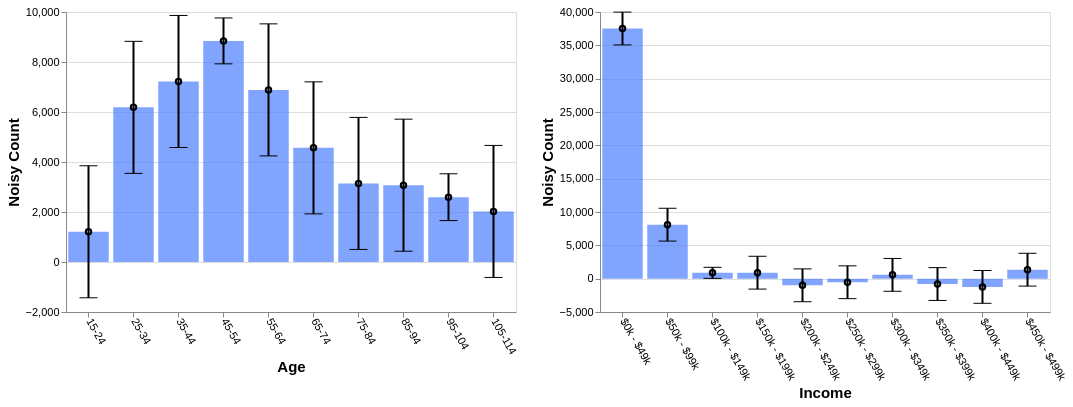

The specification (Vega-Lite) saved for this image:
### Vega-Lite specification from a JSON file in a GitHub repository (floating-point values rounded to 4 significant figures)
{"config": {"view": {"continuousWidth": 400, "continuousHeight": 300}, "axis": {"labelFontSize": 11, "titleFontSize": 15}, "axisBottom": {"labelAngle": 60}}, "hconcat": [{"layer": [{"mark": "bar", "encoding": {"color": {"value": "transparent"}, "tooltip": [{"aggregate": "sum", "field": "noisy_count", "title": "noisy count", "type": "quantitative"}, {"aggregate": "sum", "field": "error", "title": "error", "type": "quantitative"}], "x": {"field": "age", "sort": null, "title": "Age", "type": "ordinal"}}, "height": 300, "selection": {"selector531": {"type": "interval", "encodings": ["x"]}}, "transform": [{"filter": {"selection": "selector532"}}], "width": 450}, {"mark": {"type": "bar", "color": "#4C7FFF", "opacity": 0.7}, "encoding": {"x": {"field": "age", "sort": null, "title": "Age", "type": "ordinal"}, "y": {"aggregate": "sum", "field": "noisy_count", "type": "quantitative"}}, "transform": [{"filter": {"selection": "selector532"}}]}, {"mark": {"type": "tick", "color": "black", "width": 0}, "encoding": {"x": {"field": "age", "sort": null, "title": "Age", "type": "ordinal"}, "y": {"aggregate": "sum", "field": "plus_error", "type": "quantitative"}}, "transform": [{"filter": {"selection": "selector532"}}]}, {"mark": {"type": "tick", "color": "black", "width": 0}, "encoding": {"x": {"field": "age", "sort": null, "title": "Age", "type": "ordinal"}, "y": {"aggregate": "sum", "field": "minus_error", "type": "quantitative"}}, "transform": [{"filter": {"selection": "selector532"}}]}, {"mark": {"type": "point", "color": "black"}, "encoding": {"x": {"field": "age", "sort": null, "title": "Age", "type": "ordinal"}, "y": {"aggregate": "sum", "field": "noisy_count", "title": "Noisy Count", "type": "quantitative"}}, "transform": [{"filter": {"selection": "selector532"}}]}, {"mark": {"type": "rule", "size": 2}, "encoding": {"x": {"field": "age", "sort": null, "title": "Age", "type": "ordinal"}, "y": {"aggregate": "sum", "field": "plus_error", "title": "", "type": "quantitative"}, "y2": {"aggregate": "sum", "field": "minus_error", "title": ""}}, "transform": [{"filter": {"selection": "selector532"}}]}]}, {"layer": [{"mark": "bar", "encoding": {"color": {"value": "transparent"}, "tooltip": [{"aggregate": "sum", "field": "noisy_count", "title": "noisy count", "type": "quantitative"}, {"aggregate": "sum", "field": "error", "title": "error", "type": "quantitative"}], "x": {"field": "income", "sort": null, "title": "Income", "type": "ordinal"}}, "height": 300, "selection": {"selector532": {"type": "interval", "encodings": ["x"]}}, "transform": [{"filter": {"selection": "selector531"}}], "width": 450}, {"mark": {"type": "bar", "color": "#4C7FFF", "opacity": 0.7}, "encoding": {"x": {"field": "income", "sort": null, "title": "Income", "type": "ordinal"}, "y": {"aggregate": "sum", "field": "noisy_count", "type": "quantitative"}}, "transform": [{"filter": {"selection": "selector531"}}]}, {"mark": {"type": "tick", "color": "black", "width": 0}, "encoding": {"x": {"field": "income", "sort": null, "title": "Income", "type": "ordinal"}, "y": {"aggregate": "sum", "field": "plus_error", "type": "quantitative"}}, "transform": [{"filter": {"selection": "selector531"}}]}, {"mark": {"type": "tick", "color": "black", "width": 0}, "encoding": {"x": {"field": "income", "sort": null, "title": "Income", "type": "ordinal"}, "y": {"aggregate": "sum", "field": "minus_error", "type": "quantitative"}}, "transform": [{"filter": {"selection": "selector531"}}]}, {"mark": {"type": "point", "color": "black"}, "encoding": {"x": {"field": "income", "sort": null, "title": "Income", "type": "ordinal"}, "y": {"aggregate": "sum", "field": "noisy_count", "title": "Noisy Count", "type": "quantitative"}}, "transform": [{"filter": {"selection": "selector531"}}]}, {"mark": {"type": "rule", "size": 2}, "encoding": {"x": {"field": "income", "sort": null, "title": "Income", "type": "ordinal"}, "y": {"aggregate": "sum", "field": "plus_error", "title": "", "type": "quantitative"}, "y2": {"aggregate": "sum", "field": "minus_error", "title": ""}}, "transform": [{"filter": {"selection": "selector531"}}]}]}], "data": {"name": "data-ab800a7e78dabf128570484166e82669"}, "$schema": "https://vega.github.io/schema/vega-lite/v4.17.0.json", "datasets": {"data-ab800a7e78dabf128570484166e82669": [{"age": "15-24", "income": "$0k - $49k", "noisy_count": 843.2, "true_count": 1474.0, "plus_error": 1126.0, "minus_error": 560.4, "error": 282.8}, {"age": "15-24", "income": "$50k - $99k", "noisy_count": -13.7, "true_count": 73.0, "plus_error": 269.1, "minus_error": -296.5, "error": 282.8}, {"age": "15-24", "income": "$100k - $149k", "noisy_count": -46.2, "true_count": 6.0, "plus_error": 49.0, "minus_error": -141.3, "error": 95.2}, {"age": "15-24", "income": "$150k - $199k", "noisy_count": -45.6, "true_count": 1.0, "plus_error": 237.3, "minus_error": -328.4, "error": 282.8}, {"age": "15-24", "income": "$200k - $249k", "noisy_count": -90.5, "true_count": 2.0, "plus_error": 192.3, "minus_error": -373.3, "error": 282.8}, {"age": "15-24", "income": "$250k - $299k", "noisy_count": -130.1, "true_count": 0.0, "plus_error": 152.7, "minus_error": -413.0, "error": 282.8}, {"age": "15-24", "income": "$300k - $349k", "noisy_count": 285.8, "true_count": 0.0, "plus_error": 568.6, "minus_error": 3.0, "error": 282.8}, {"age": "15-24", "income": "$350k - $399k", "noisy_count": -142.3, "true_count": 0.0, "plus_error": 140.5, "minus_error": -425.2, "error": 282.8}, {"age": "15-24", "income": "$400k - $449k", "noisy_count": -96.3, "true_count": 0.0, "plus_error": 186.5, "minus_error": -379.2, "error": 282.8}, {"age": "15-24", "income": "$450k - $499k", "noisy_count": 644.4, "true_count": 0.0, "plus_error": 927.3, "minus_error": 361.6, "error": 282.8}, {"age": "25-34", "income": "$0k - $49k", "noisy_count": 5596.0, "true_count": 5377.0, "plus_error": 5879.0, "minus_error": 5313.0, "error": 282.8}, {"age": "25-34", "income": "$50k - $99k", "noisy_count": 782.3, "true_count": 666.0, "plus_error": 1065.0, "minus_error": 499.5, "error": 282.8}, {"age": "25-34", "income": "$100k - $149k", "noisy_count": 86.2, "true_count": 60.0, "plus_error": 181.4, "minus_error": -8.9, "error": 95.2}, {"age": "25-34", "income": "$150k - $199k", "noisy_count": -1.0, "true_count": 29.0, "plus_error": 281.8, "minus_error": -283.9, "error": 282.8}, {"age": "25-34", "income": "$200k - $249k", "noisy_count": -133.6, "true_count": 3.0, "plus_error": 149.2, "minus_error": -416.4, "error": 282.8}, {"age": "25-34", "income": "$250k - $299k", "noisy_count": -328.1, "true_count": 2.0, "plus_error": -45.3, "minus_error": -611.0, "error": 282.8}, {"age": "25-34", "income": "$300k - $349k", "noisy_count": -151.3, "true_count": 0.0, "plus_error": 131.6, "minus_error": -434.1, "error": 282.8}, {"age": "25-34", "income": "$350k - $399k", "noisy_count": 176.7, "true_count": 0.0, "plus_error": 459.5, "minus_error": -106.1, "error": 282.8}, {"age": "25-34", "income": "$400k - $449k", "noisy_count": 257.1, "true_count": 0.0, "plus_error": 539.9, "minus_error": -25.7, "error": 282.8}, {"age": "25-34", "income": "$450k - $499k", "noisy_count": -98.7, "true_count": 0.0, "plus_error": 184.1, "minus_error": -381.5, "error": 282.8}, {"age": "35-44", "income": "$0k - $49k", "noisy_count": 5502.0, "true_count": 5792.0, "plus_error": 5785.0, "minus_error": 5220.0, "error": 282.8}, {"age": "35-44", "income": "$50k - $99k", "noisy_count": 897.9, "true_count": 1276.0, "plus_error": 1181.0, "minus_error": 615.1, "error": 282.8}, {"age": "35-44", "income": "$100k - $149k", "noisy_count": -14.1, "true_count": 155.0, "plus_error": 81.1, "minus_error": -109.3, "error": 95.2}, {"age": "35-44", "income": "$150k - $199k", "noisy_count": 254.5, "true_count": 87.0, "plus_error": 537.3, "minus_error": -28.4, "error": 282.8}, {"age": "35-44", "income": "$200k - $249k", "noisy_count": -345.5, "true_count": 16.0, "plus_error": -62.6, "minus_error": -628.3, "error": 282.8}, {"age": "35-44", "income": "$250k - $299k", "noisy_count": 310.6, "true_count": 6.0, "plus_error": 593.4, "minus_error": 27.7, "error": 282.8}, {"age": "35-44", "income": "$300k - $349k", "noisy_count": 222.6, "true_count": 0.0, "plus_error": 505.5, "minus_error": -60.2, "error": 282.8}, {"age": "35-44", "income": "$350k - $399k", "noisy_count": 130.1, "true_count": 0.0, "plus_error": 413.0, "minus_error": -152.7, "error": 282.8}, {"age": "35-44", "income": "$400k - $449k", "noisy_count": 300.1, "true_count": 0.0, "plus_error": 583.0, "minus_error": 17.3, "error": 282.8}, {"age": "35-44", "income": "$450k - $499k", "noisy_count": -37.4, "true_count": 0.0, "plus_error": 245.4, "minus_error": -320.3, "error": 282.8}, {"age": "45-54", "income": "$0k - $49k", "noisy_count": 6695.0, "true_count": 6798.0, "plus_error": 6793.0, "minus_error": 6596.0, "error": 98.3}, {"age": "45-54", "income": "$50k - $99k", "noisy_count": 2040.0, "true_count": 2097.0, "plus_error": 2139.0, "minus_error": 1942.0, "error": 98.3}, {"age": "45-54", "income": "$100k - $149k", "noisy_count": 284.8, "true_count": 246.0, "plus_error": 317.9, "minus_error": 251.8, "error": 33.1}, {"age": "45-54", "income": "$150k - $199k", "noisy_count": 93.2, "true_count": 149.0, "plus_error": 191.5, "minus_error": -5.1, "error": 98.3}, {"age": "45-54", "income": "$200k - $249k", "noisy_count": -93.7, "true_count": 29.0, "plus_error": 4.6, "minus_error": -192.1, "error": 98.3}, {"age": "45-54", "income": "$250k - $299k", "noisy_count": 19.0, "true_count": 11.0, "plus_error": 117.3, "minus_error": -79.3, "error": 98.3}, {"age": "45-54", "income": "$300k - $349k", "noisy_count": 153.7, "true_count": 2.0, "plus_error": 252.0, "minus_error": 55.3, "error": 98.3}, {"age": "45-54", "income": "$350k - $399k", "noisy_count": 15.4, "true_count": 1.0, "plus_error": 113.7, "minus_error": -82.9, "error": 98.3}, {"age": "45-54", "income": "$400k - $449k", "noisy_count": -355.1, "true_count": 0.0, "plus_error": -256.8, "minus_error": -453.4, "error": 98.3}, {"age": "45-54", "income": "$450k - $499k", "noisy_count": -8.0, "true_count": 0.0, "plus_error": 90.3, "minus_error": -106.3, "error": 98.3}, {"age": "55-64", "income": "$0k - $49k", "noisy_count": 4899.0, "true_count": 4884.0, "plus_error": 5182.0, "minus_error": 4616.0, "error": 282.8}, {"age": "55-64", "income": "$50k - $99k", "noisy_count": 1902.0, "true_count": 1954.0, "plus_error": 2185.0, "minus_error": 1619.0, "error": 282.8}, {"age": "55-64", "income": "$100k - $149k", "noisy_count": 199.1, "true_count": 273.0, "plus_error": 294.3, "minus_error": 103.9, "error": 95.2}, {"age": "55-64", "income": "$150k - $199k", "noisy_count": 306.3, "true_count": 158.0, "plus_error": 589.2, "minus_error": 23.5, "error": 282.8}, {"age": "55-64", "income": "$200k - $249k", "noisy_count": 378.8, "true_count": 34.0, "plus_error": 661.6, "minus_error": 95.9, "error": 282.8}, {"age": "55-64", "income": "$250k - $299k", "noisy_count": 178.2, "true_count": 12.0, "plus_error": 461.0, "minus_error": -104.7, "error": 282.8}, {"age": "55-64", "income": "$300k - $349k", "noisy_count": -538.0, "true_count": 3.0, "plus_error": -255.1, "minus_error": -820.8, "error": 282.8}, {"age": "55-64", "income": "$350k - $399k", "noisy_count": -29.4, "true_count": 1.0, "plus_error": 253.4, "minus_error": -312.3, "error": 282.8}, {"age": "55-64", "income": "$400k - $449k", "noisy_count": -536.8, "true_count": 0.0, "plus_error": -253.9, "minus_error": -819.6, "error": 282.8}, {"age": "55-64", "income": "$450k - $499k", "noisy_count": 125.6, "true_count": 0.0, "plus_error": 408.4, "minus_error": -157.3, "error": 282.8}, {"age": "65-74", "income": "$0k - $49k", "noisy_count": 3946.0, "true_count": 4113.0, "plus_error": 4229.0, "minus_error": 3663.0, "error": 282.8}, {"age": "65-74", "income": "$50k - $99k", "noisy_count": 1362.0, "true_count": 1349.0, "plus_error": 1645.0, "minus_error": 1079.0, "error": 282.8}, {"age": "65-74", "income": "$100k - $149k", "noisy_count": 188.3, "true_count": 240.0, "plus_error": 283.5, "minus_error": 93.2, "error": 95.2}, {"age": "65-74", "income": "$150k - $199k", "noisy_count": 188.2, "true_count": 123.0, "plus_error": 471.0, "minus_error": -94.7, "error": 282.8}, {"age": "65-74", "income": "$200k - $249k", "noisy_count": -413.8, "true_count": 28.0, "plus_error": -130.9, "minus_error": -696.6, "error": 282.8}, {"age": "65-74", "income": "$250k - $299k", "noisy_count": -219.1, "true_count": 9.0, "plus_error": 63.8, "minus_error": -501.9, "error": 282.8}, {"age": "65-74", "income": "$300k - $349k", "noisy_count": 449.8, "true_count": 4.0, "plus_error": 732.7, "minus_error": 167.0, "error": 282.8}, {"age": "65-74", "income": "$350k - $399k", "noisy_count": -696.3, "true_count": 0.0, "plus_error": -413.5, "minus_error": -979.2, "error": 282.8}, {"age": "65-74", "income": "$400k - $449k", "noisy_count": -348.6, "true_count": 0.0, "plus_error": -65.7, "minus_error": -631.4, "error": 282.8}, {"age": "65-74", "income": "$450k - $499k", "noisy_count": 109.4, "true_count": 1.0, "plus_error": 392.2, "minus_error": -173.4, "error": 282.8}, {"age": "75-84", "income": "$0k - $49k", "noisy_count": 2897.0, "true_count": 3217.0, "plus_error": 3180.0, "minus_error": 2614.0, "error": 282.8}, {"age": "75-84", "income": "$50k - $99k", "noisy_count": 683.4, "true_count": 567.0, "plus_error": 966.3, "minus_error": 400.6, "error": 282.8}, {"age": "75-84", "income": "$100k - $149k", "noisy_count": 57.8, "true_count": 69.0, "plus_error": 153.0, "minus_error": -37.3, "error": 95.2}, {"age": "75-84", "income": "$150k - $199k", "noisy_count": 151.5, "true_count": 34.0, "plus_error": 434.4, "minus_error": -131.3, "error": 282.8}, {"age": "75-84", "income": "$200k - $249k", "noisy_count": -158.7, "true_count": 15.0, "plus_error": 124.1, "minus_error": -441.6, "error": 282.8}, {"age": "75-84", "income": "$250k - $299k", "noisy_count": -143.1, "true_count": 4.0, "plus_error": 139.8, "minus_error": -425.9, "error": 282.8}, {"age": "75-84", "income": "$300k - $349k", "noisy_count": 68.3, "true_count": 2.0, "plus_error": 351.2, "minus_error": -214.5, "error": 282.8}, {"age": "75-84", "income": "$350k - $399k", "noisy_count": -51.8, "true_count": 0.0, "plus_error": 231.1, "minus_error": -334.6, "error": 282.8}, {"age": "75-84", "income": "$400k - $449k", "noisy_count": -139.0, "true_count": 1.0, "plus_error": 143.8, "minus_error": -421.8, "error": 282.8}, {"age": "75-84", "income": "$450k - $499k", "noisy_count": -222.3, "true_count": 0.0, "plus_error": 60.6, "minus_error": -505.1, "error": 282.8}, {"age": "85-94", "income": "$0k - $49k", "noisy_count": 3798.0, "true_count": 3603.0, "plus_error": 4081.0, "minus_error": 3515.0, "error": 282.8}, {"age": "85-94", "income": "$50k - $99k", "noisy_count": 192.9, "true_count": 344.0, "plus_error": 475.7, "minus_error": -89.9, "error": 282.8}, {"age": "85-94", "income": "$100k - $149k", "noisy_count": 93.7, "true_count": 66.0, "plus_error": 188.9, "minus_error": -1.5, "error": 95.2}, {"age": "85-94", "income": "$150k - $199k", "noisy_count": -132.7, "true_count": 13.0, "plus_error": 150.2, "minus_error": -415.5, "error": 282.8}, {"age": "85-94", "income": "$200k - $249k", "noisy_count": -259.1, "true_count": 7.0, "plus_error": 23.7, "minus_error": -542.0, "error": 282.8}, {"age": "85-94", "income": "$250k - $299k", "noisy_count": -5.3, "true_count": 2.0, "plus_error": 277.5, "minus_error": -288.2, "error": 282.8}, {"age": "85-94", "income": "$300k - $349k", "noisy_count": 80.1, "true_count": 1.0, "plus_error": 363.0, "minus_error": -202.7, "error": 282.8}, {"age": "85-94", "income": "$350k - $399k", "noisy_count": -221.2, "true_count": 0.0, "plus_error": 61.7, "minus_error": -504.0, "error": 282.8}, {"age": "85-94", "income": "$400k - $449k", "noisy_count": -524.1, "true_count": 1.0, "plus_error": -241.2, "minus_error": -806.9, "error": 282.8}, {"age": "85-94", "income": "$450k - $499k", "noisy_count": 50.1, "true_count": 0.0, "plus_error": 332.9, "minus_error": -232.8, "error": 282.8}, {"age": "95-104", "income": "$0k - $49k", "noisy_count": 2347.0, "true_count": 2374.0, "plus_error": 2448.0, "minus_error": 2247.0, "error": 100.3}, {"age": "95-104", "income": "$50k - $99k", "noisy_count": 158.1, "true_count": 134.0, "plus_error": 258.4, "minus_error": 57.8, "error": 100.3}, {"age": "95-104", "income": "$100k - $149k", "noisy_count": 38.9, "true_count": 24.0, "plus_error": 72.7, "minus_error": 5.2, "error": 33.8}, {"age": "95-104", "income": "$150k - $199k", "noisy_count": 58.0, "true_count": 10.0, "plus_error": 158.3, "minus_error": -42.3, "error": 100.3}, {"age": "95-104", "income": "$200k - $249k", "noisy_count": -51.0, "true_count": 3.0, "plus_error": 49.4, "minus_error": -151.3, "error": 100.3}, {"age": "95-104", "income": "$250k - $299k", "noisy_count": -26.2, "true_count": 0.0, "plus_error": 74.1, "minus_error": -126.5, "error": 100.3}, {"age": "95-104", "income": "$300k - $349k", "noisy_count": 21.5, "true_count": 0.0, "plus_error": 121.8, "minus_error": -78.8, "error": 100.3}, {"age": "95-104", "income": "$350k - $399k", "noisy_count": -71.8, "true_count": 0.0, "plus_error": 28.5, "minus_error": -172.1, "error": 100.3}, {"age": "95-104", "income": "$400k - $449k", "noisy_count": -41.6, "true_count": 0.0, "plus_error": 58.7, "minus_error": -142.0, "error": 100.3}, {"age": "95-104", "income": "$450k - $499k", "noisy_count": 160.0, "true_count": 0.0, "plus_error": 260.3, "minus_error": 59.7, "error": 100.3}, {"age": "105-114", "income": "$0k - $49k", "noisy_count": 998.3, "true_count": 1319.0, "plus_error": 1281.0, "minus_error": 715.4, "error": 282.8}, {"age": "105-114", "income": "$50k - $99k", "noisy_count": 93.8, "true_count": 67.0, "plus_error": 376.7, "minus_error": -189.0, "error": 282.8}, {"age": "105-114", "income": "$100k - $149k", "noisy_count": -14.5, "true_count": 10.0, "plus_error": 80.7, "minus_error": -109.6, "error": 95.2}, {"age": "105-114", "income": "$150k - $199k", "noisy_count": 26.3, "true_count": 5.0, "plus_error": 309.1, "minus_error": -256.6, "error": 282.8}, {"age": "105-114", "income": "$200k - $249k", "noisy_count": 172.7, "true_count": 0.0, "plus_error": 455.5, "minus_error": -110.2, "error": 282.8}, {"age": "105-114", "income": "$250k - $299k", "noisy_count": -191.9, "true_count": 0.0, "plus_error": 90.9, "minus_error": -474.8, "error": 282.8}, {"age": "105-114", "income": "$300k - $349k", "noisy_count": -21.6, "true_count": 0.0, "plus_error": 261.2, "minus_error": -304.5, "error": 282.8}, {"age": "105-114", "income": "$350k - $399k", "noisy_count": 85.3, "true_count": 0.0, "plus_error": 368.2, "minus_error": -197.5, "error": 282.8}, {"age": "105-114", "income": "$400k - $449k", "noisy_count": 250.1, "true_count": 0.0, "plus_error": 533.0, "minus_error": -32.7, "error": 282.8}, {"age": "105-114", "income": "$450k - $499k", "noisy_count": 623.8, "true_count": 0.0, "plus_error": 906.7, "minus_error": 341.0, "error": 282.8}]}}
